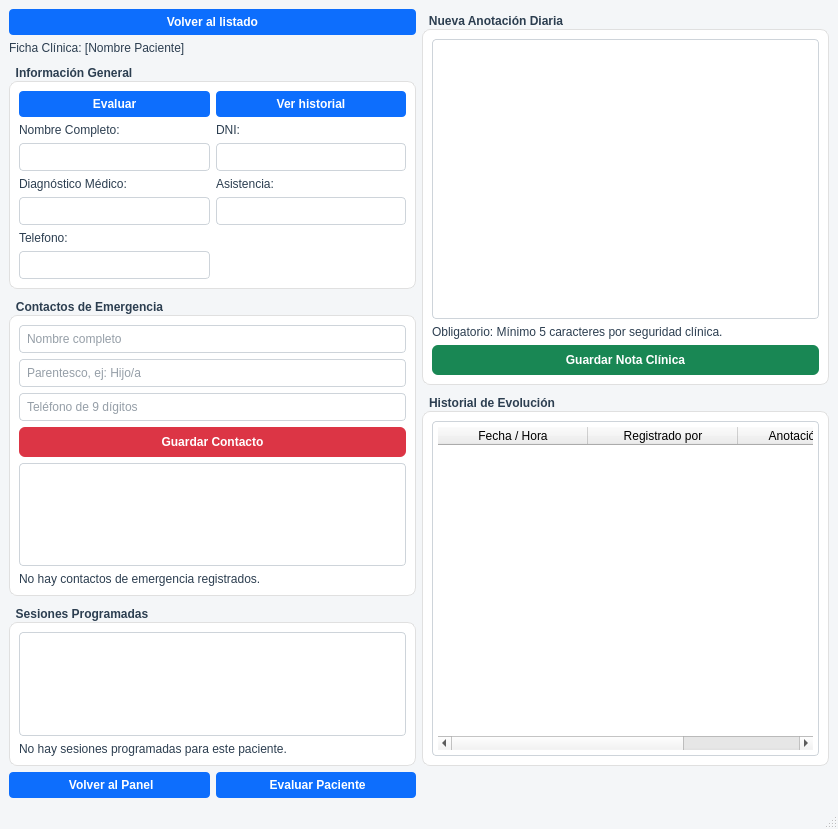
<?xml version="1.0" encoding="UTF-8"?>
<ui version="4.0">
 <class>MainWindow</class>
 <widget class="QMainWindow" name="MainWindow">
  <property name="geometry">
   <rect>
    <x>0</x>
    <y>0</y>
    <width>838</width>
    <height>829</height>
   </rect>
  </property>
  <property name="font">
   <font>
    <family>Segoe UI</family>
    <pointsize>7</pointsize>
   </font>
  </property>
  <property name="windowTitle">
   <string>MainWindow</string>
  </property>
  <property name="styleSheet">
   <string notr="true">QMainWindow {
    background-color: #f4f6f8;
}

/* Color oscuro para todos los textos fijos (Labels) */
QLabel {
    color: #2c3e50;
}

QGroupBox {
    background-color: white;
    border: 1px solid #e0e0e0;
    border-radius: 8px;
    margin-top: 20px;
    font-weight: bold;
}

QGroupBox::title {
    subcontrol-origin: margin;
    subcontrol-position: top left;
    padding: 0 5px;
    color: #2c3e50;
    top: 5px;
}

/* Cajas de texto, listas y tablas con fondo blanco, texto oscuro y selección azul con letras blancas */
QLineEdit, QPlainTextEdit, QListWidget, QTableWidget {
    border: 1px solid #ced4da;
    border-radius: 4px;
    padding: 5px;
    background-color: #ffffff;
    color: #2c3e50;
    selection-background-color: #0d6efd;
    selection-color: #ffffff;
}

QLineEdit:focus, QPlainTextEdit:focus {
    border: 1px solid #0d6efd;
}

/* Botón Guardar Nota (Verde) */
QPushButton#btn_guardar_nota {
    background-color: #198754;
    color: white;
    border-radius: 6px;
    padding: 8px;
    font-weight: bold;
}

QPushButton#btn_guardar_nota:hover {
    background-color: #157347;
}

/* Botón Guardar Contacto (Rojo) */
QPushButton#btn_guardar_contacto {
    background-color: #dc3545;
    color: white;
    border-radius: 6px;
    padding: 8px;
    font-weight: bold;
}

QPushButton#btn_guardar_contacto:hover {
    background-color: #bb2d3b;
}

/* Botones por defecto (Azul) */
QPushButton {
    background-color: #0d6efd;
    color: white;
    border-radius: 4px;
    padding: 6px;
    font-weight: bold;
}

QPushButton:hover {
    background-color: #0b5ed7;
}</string>
  </property>
  <widget class="QWidget" name="centralwidget">
   <layout class="QGridLayout" name="gridLayout_3">
    <item row="2" column="0">
     <layout class="QVBoxLayout" name="verticalLayout_4">
      <item>
       <widget class="QGroupBox" name="group_datos">
        <property name="title">
         <string>Información General</string>
        </property>
        <layout class="QGridLayout" name="gridLayout">
         <item row="0" column="1">
          <widget class="QPushButton" name="btn_tab_historial">
           <property name="text">
            <string>Ver historial</string>
           </property>
          </widget>
         </item>
         <item row="3" column="0">
          <widget class="QLabel" name="label_4">
           <property name="text">
            <string>Diagnóstico Médico:</string>
           </property>
          </widget>
         </item>
         <item row="2" column="0">
          <widget class="QLineEdit" name="txt_nombre">
           <property name="readOnly">
            <bool>true</bool>
           </property>
          </widget>
         </item>
         <item row="4" column="0">
          <widget class="QLineEdit" name="txt_diagnostico">
           <property name="readOnly">
            <bool>true</bool>
           </property>
          </widget>
         </item>
         <item row="6" column="0">
          <widget class="QLineEdit" name="txt_telefono">
           <property name="readOnly">
            <bool>true</bool>
           </property>
          </widget>
         </item>
         <item row="0" column="0">
          <widget class="QPushButton" name="btn_tab_evaluar">
           <property name="text">
            <string>Evaluar</string>
           </property>
          </widget>
         </item>
         <item row="1" column="0">
          <widget class="QLabel" name="label">
           <property name="text">
            <string>Nombre Completo:</string>
           </property>
          </widget>
         </item>
         <item row="4" column="1">
          <widget class="QLineEdit" name="txt_asistencia">
           <property name="readOnly">
            <bool>true</bool>
           </property>
          </widget>
         </item>
         <item row="2" column="1">
          <widget class="QLineEdit" name="txt_dni">
           <property name="readOnly">
            <bool>true</bool>
           </property>
          </widget>
         </item>
         <item row="8" column="0" colspan="2">
          <layout class="QHBoxLayout" name="horizontalLayout"/>
         </item>
         <item row="3" column="1">
          <widget class="QLabel" name="label_3">
           <property name="text">
            <string>Asistencia:</string>
           </property>
          </widget>
         </item>
         <item row="5" column="0">
          <widget class="QLabel" name="label_6">
           <property name="text">
            <string>Telefono:</string>
           </property>
          </widget>
         </item>
         <item row="1" column="1">
          <widget class="QLabel" name="label_2">
           <property name="text">
            <string>DNI:</string>
           </property>
          </widget>
         </item>
        </layout>
       </widget>
      </item>
      <item>
       <widget class="QGroupBox" name="group_contactos">
        <property name="title">
         <string>Contactos de Emergencia</string>
        </property>
        <layout class="QVBoxLayout" name="verticalLayout_2">
         <item>
          <widget class="QLineEdit" name="txt_contacto_nombre">
           <property name="placeholderText">
            <string>Nombre completo</string>
           </property>
          </widget>
         </item>
         <item>
          <widget class="QLineEdit" name="txt_contacto_parentesco">
           <property name="text">
            <string/>
           </property>
           <property name="placeholderText">
            <string>Parentesco, ej: Hijo/a</string>
           </property>
          </widget>
         </item>
         <item>
          <widget class="QLineEdit" name="txt_contacto_telefono">
           <property name="placeholderText">
            <string>Teléfono de 9 dígitos</string>
           </property>
          </widget>
         </item>
         <item>
          <widget class="QPushButton" name="btn_guardar_contacto">
           <property name="text">
            <string>Guardar Contacto</string>
           </property>
          </widget>
         </item>
         <item>
          <widget class="QListWidget" name="lista_contactos"/>
         </item>
         <item>
          <widget class="QLabel" name="lbl_status_contactos">
           <property name="text">
            <string>No hay contactos de emergencia registrados.</string>
           </property>
          </widget>
         </item>
        </layout>
       </widget>
      </item>
      <item>
       <widget class="QGroupBox" name="group_sesiones">
        <property name="title">
         <string>Sesiones Programadas</string>
        </property>
        <layout class="QVBoxLayout" name="verticalLayout_3">
         <item>
          <widget class="QListWidget" name="lista_sesiones"/>
         </item>
         <item>
          <widget class="QLabel" name="label_7">
           <property name="text">
            <string>No hay sesiones programadas para este paciente.</string>
           </property>
          </widget>
         </item>
        </layout>
       </widget>
      </item>
     </layout>
    </item>
    <item row="0" column="0">
     <widget class="QPushButton" name="btn_volver_2">
      <property name="text">
       <string>Volver al listado</string>
      </property>
     </widget>
    </item>
    <item row="3" column="0">
     <layout class="QHBoxLayout" name="horizontalLayout_2">
      <item>
       <widget class="QPushButton" name="btn_volver">
        <property name="text">
         <string> Volver al Panel</string>
        </property>
        <property name="icon">
         <iconset theme="QIcon::ThemeIcon::GoPrevious"/>
        </property>
        <property name="iconSize">
         <size>
          <width>16</width>
          <height>16</height>
         </size>
        </property>
       </widget>
      </item>
      <item>
       <widget class="QPushButton" name="btn_evaluar">
        <property name="text">
         <string> Evaluar Paciente</string>
        </property>
        <property name="icon">
         <iconset theme="QIcon::ThemeIcon::ListAdd"/>
        </property>
       </widget>
      </item>
     </layout>
    </item>
    <item row="1" column="0">
     <widget class="QLabel" name="label_5">
      <property name="text">
       <string>Ficha Clínica: [Nombre Paciente]</string>
      </property>
     </widget>
    </item>
    <item row="0" column="1" rowspan="3">
     <layout class="QVBoxLayout" name="verticalLayout_5">
      <item>
       <widget class="QGroupBox" name="groupBox">
        <property name="title">
         <string>Nueva Anotación Diaria</string>
        </property>
        <layout class="QVBoxLayout" name="verticalLayout">
         <item>
          <widget class="QPlainTextEdit" name="txt_nueva_nota"/>
         </item>
         <item>
          <widget class="QLabel" name="lbl_aviso_nota">
           <property name="text">
            <string>Obligatorio: Mínimo 5 caracteres por seguridad clínica.</string>
           </property>
          </widget>
         </item>
         <item>
          <widget class="QPushButton" name="btn_guardar_nota">
           <property name="text">
            <string>Guardar Nota Clínica</string>
           </property>
          </widget>
         </item>
        </layout>
       </widget>
      </item>
      <item>
       <widget class="QGroupBox" name="groupBox_2">
        <property name="title">
         <string>Historial de Evolución</string>
        </property>
        <layout class="QGridLayout" name="gridLayout_2">
         <item row="0" column="0">
          <widget class="QTableWidget" name="tabla_historial">
           <property name="wordWrap">
            <bool>true</bool>
           </property>
           <attribute name="horizontalHeaderDefaultSectionSize">
            <number>150</number>
           </attribute>
           <attribute name="verticalHeaderDefaultSectionSize">
            <number>40</number>
           </attribute>
           <column>
            <property name="text">
             <string>Fecha / Hora</string>
            </property>
           </column>
           <column>
            <property name="text">
             <string>Registrado por</string>
            </property>
           </column>
           <column>
            <property name="text">
             <string>Anotación / Nota</string>
            </property>
           </column>
          </widget>
         </item>
         <item row="1" column="0">
          <layout class="QVBoxLayout" name="layout_grafico"/>
         </item>
        </layout>
       </widget>
      </item>
     </layout>
    </item>
   </layout>
  </widget>
  <widget class="QStatusBar" name="statusbar"/>
 </widget>
 <resources/>
 <connections/>
</ui>
